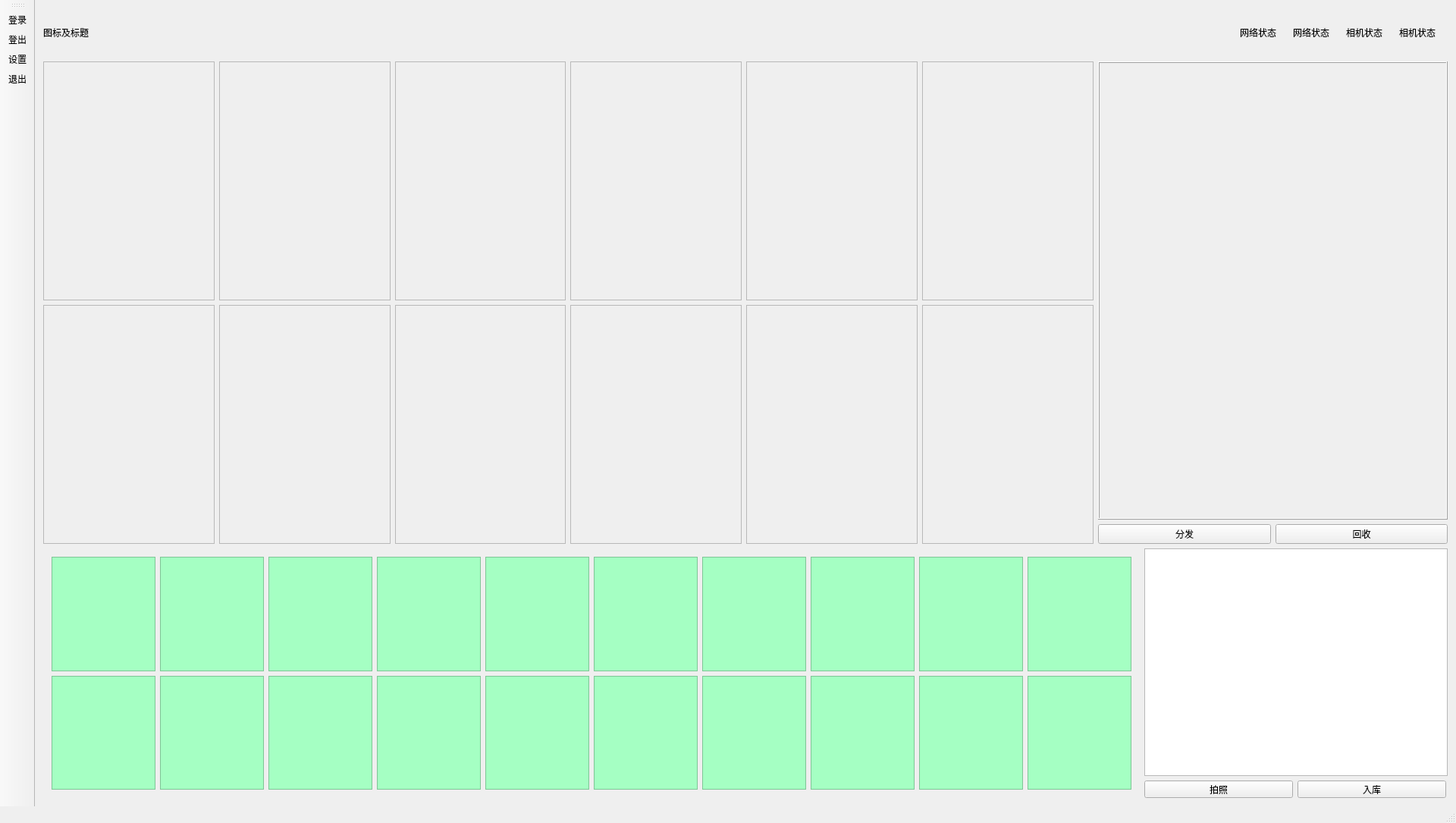
<?xml version="1.0" encoding="UTF-8"?>
<ui version="4.0">
 <class>ManagementClientClass</class>
 <widget class="QMainWindow" name="ManagementClientClass">
  <property name="geometry">
   <rect>
    <x>0</x>
    <y>0</y>
    <width>1920</width>
    <height>1085</height>
   </rect>
  </property>
  <property name="windowTitle">
   <string>ManagementClient</string>
  </property>
  <widget class="QWidget" name="centralWidget">
   <layout class="QGridLayout" name="gridLayout_6">
    <item row="0" column="0">
     <layout class="QHBoxLayout" name="horizontalLayout_5"/>
    </item>
    <item row="1" column="0">
     <layout class="QHBoxLayout" name="horizontalLayout_title">
      <item>
       <widget class="QLabel" name="label_title">
        <property name="text">
         <string>图标及标题</string>
        </property>
       </widget>
      </item>
      <item>
       <layout class="QHBoxLayout" name="horizontalLayout_2">
        <item>
         <widget class="QLabel" name="label_netStatus_2">
          <property name="minimumSize">
           <size>
            <width>64</width>
            <height>64</height>
           </size>
          </property>
          <property name="maximumSize">
           <size>
            <width>64</width>
            <height>64</height>
           </size>
          </property>
          <property name="text">
           <string>网络状态</string>
          </property>
         </widget>
        </item>
        <item>
         <widget class="QLabel" name="label_netStatus">
          <property name="minimumSize">
           <size>
            <width>64</width>
            <height>64</height>
           </size>
          </property>
          <property name="maximumSize">
           <size>
            <width>64</width>
            <height>64</height>
           </size>
          </property>
          <property name="text">
           <string>网络状态</string>
          </property>
         </widget>
        </item>
        <item>
         <widget class="QLabel" name="label_camStatus_2">
          <property name="minimumSize">
           <size>
            <width>64</width>
            <height>64</height>
           </size>
          </property>
          <property name="maximumSize">
           <size>
            <width>64</width>
            <height>64</height>
           </size>
          </property>
          <property name="text">
           <string>相机状态</string>
          </property>
         </widget>
        </item>
        <item>
         <widget class="QLabel" name="label_camStatus">
          <property name="minimumSize">
           <size>
            <width>64</width>
            <height>64</height>
           </size>
          </property>
          <property name="maximumSize">
           <size>
            <width>64</width>
            <height>64</height>
           </size>
          </property>
          <property name="text">
           <string>相机状态</string>
          </property>
         </widget>
        </item>
       </layout>
      </item>
     </layout>
    </item>
    <item row="2" column="0">
     <layout class="QHBoxLayout" name="horizontalLayout_3" stretch="3,1">
      <item>
       <layout class="QGridLayout" name="gridLayout">
        <item row="1" column="0">
         <widget class="ClientInfo" name="frame_clintInfo06">
          <property name="frameShape">
           <enum>QFrame::StyledPanel</enum>
          </property>
          <property name="frameShadow">
           <enum>QFrame::Raised</enum>
          </property>
         </widget>
        </item>
        <item row="0" column="4">
         <widget class="ClientInfo" name="frame_clintInfo04">
          <property name="frameShape">
           <enum>QFrame::StyledPanel</enum>
          </property>
          <property name="frameShadow">
           <enum>QFrame::Raised</enum>
          </property>
         </widget>
        </item>
        <item row="0" column="5">
         <widget class="ClientInfo" name="frame_clintInfo05">
          <property name="frameShape">
           <enum>QFrame::StyledPanel</enum>
          </property>
          <property name="frameShadow">
           <enum>QFrame::Raised</enum>
          </property>
         </widget>
        </item>
        <item row="1" column="5">
         <widget class="ClientInfo" name="frame_clintInfo11">
          <property name="frameShape">
           <enum>QFrame::StyledPanel</enum>
          </property>
          <property name="frameShadow">
           <enum>QFrame::Raised</enum>
          </property>
         </widget>
        </item>
        <item row="0" column="1">
         <widget class="ClientInfo" name="frame_clintInfo01">
          <property name="frameShape">
           <enum>QFrame::StyledPanel</enum>
          </property>
          <property name="frameShadow">
           <enum>QFrame::Raised</enum>
          </property>
         </widget>
        </item>
        <item row="1" column="1">
         <widget class="ClientInfo" name="frame_clintInfo07">
          <property name="frameShape">
           <enum>QFrame::StyledPanel</enum>
          </property>
          <property name="frameShadow">
           <enum>QFrame::Raised</enum>
          </property>
         </widget>
        </item>
        <item row="0" column="0">
         <widget class="ClientInfo" name="frame_clintInfo00">
          <property name="frameShape">
           <enum>QFrame::StyledPanel</enum>
          </property>
          <property name="frameShadow">
           <enum>QFrame::Raised</enum>
          </property>
         </widget>
        </item>
        <item row="0" column="3">
         <widget class="ClientInfo" name="frame_clintInfo03">
          <property name="frameShape">
           <enum>QFrame::StyledPanel</enum>
          </property>
          <property name="frameShadow">
           <enum>QFrame::Raised</enum>
          </property>
         </widget>
        </item>
        <item row="1" column="2">
         <widget class="ClientInfo" name="frame_clintInfo08">
          <property name="frameShape">
           <enum>QFrame::StyledPanel</enum>
          </property>
          <property name="frameShadow">
           <enum>QFrame::Raised</enum>
          </property>
         </widget>
        </item>
        <item row="0" column="2">
         <widget class="ClientInfo" name="frame_clintInfo02">
          <property name="frameShape">
           <enum>QFrame::StyledPanel</enum>
          </property>
          <property name="frameShadow">
           <enum>QFrame::Raised</enum>
          </property>
         </widget>
        </item>
        <item row="1" column="3">
         <widget class="ClientInfo" name="frame_clintInfo09">
          <property name="frameShape">
           <enum>QFrame::StyledPanel</enum>
          </property>
          <property name="frameShadow">
           <enum>QFrame::Raised</enum>
          </property>
         </widget>
        </item>
        <item row="1" column="4">
         <widget class="ClientInfo" name="frame_clintInfo10">
          <property name="frameShape">
           <enum>QFrame::StyledPanel</enum>
          </property>
          <property name="frameShadow">
           <enum>QFrame::Raised</enum>
          </property>
         </widget>
        </item>
       </layout>
      </item>
      <item>
       <layout class="QGridLayout" name="gridLayout_2" rowstretch="0,0">
        <item row="1" column="0">
         <layout class="QHBoxLayout" name="horizontalLayout_btn">
          <item>
           <widget class="QPushButton" name="pushButton_reciveRecords">
            <property name="minimumSize">
             <size>
              <width>0</width>
              <height>0</height>
             </size>
            </property>
            <property name="styleSheet">
             <string notr="true"/>
            </property>
            <property name="text">
             <string>分发</string>
            </property>
           </widget>
          </item>
          <item>
           <widget class="QPushButton" name="pushButton_retrieveRecords">
            <property name="minimumSize">
             <size>
              <width>0</width>
              <height>0</height>
             </size>
            </property>
            <property name="styleSheet">
             <string notr="true"/>
            </property>
            <property name="text">
             <string>回收</string>
            </property>
           </widget>
          </item>
         </layout>
        </item>
        <item row="0" column="0">
         <widget class="ClientDetial" name="frame_clientDetial">
          <property name="sizePolicy">
           <sizepolicy hsizetype="Preferred" vsizetype="Preferred">
            <horstretch>0</horstretch>
            <verstretch>0</verstretch>
           </sizepolicy>
          </property>
          <property name="minimumSize">
           <size>
            <width>0</width>
            <height>0</height>
           </size>
          </property>
          <property name="maximumSize">
           <size>
            <width>16777215</width>
            <height>16777215</height>
           </size>
          </property>
          <property name="frameShape">
           <enum>QFrame::Box</enum>
          </property>
          <property name="frameShadow">
           <enum>QFrame::Raised</enum>
          </property>
          <layout class="QGridLayout" name="gridLayout_3"/>
         </widget>
        </item>
       </layout>
      </item>
     </layout>
    </item>
    <item row="3" column="0">
     <layout class="QHBoxLayout" name="horizontalLayout">
      <item>
       <widget class="QFrame" name="gridFrame_3">
        <layout class="QGridLayout" name="gridLayout_4">
         <item row="0" column="0">
          <widget class="KunInfo" name="frame_kunInfo0">
           <property name="styleSheet">
            <string notr="true">background-color: rgb(165, 255, 195);</string>
           </property>
           <property name="frameShape">
            <enum>QFrame::StyledPanel</enum>
           </property>
           <property name="frameShadow">
            <enum>QFrame::Raised</enum>
           </property>
          </widget>
         </item>
         <item row="0" column="1">
          <widget class="KunInfo" name="frame_kunInfo1">
           <property name="styleSheet">
            <string notr="true">background-color: rgb(165, 255, 195);</string>
           </property>
           <property name="frameShape">
            <enum>QFrame::StyledPanel</enum>
           </property>
           <property name="frameShadow">
            <enum>QFrame::Raised</enum>
           </property>
          </widget>
         </item>
         <item row="0" column="2">
          <widget class="KunInfo" name="frame_kunInfo2">
           <property name="styleSheet">
            <string notr="true">background-color: rgb(165, 255, 195);</string>
           </property>
           <property name="frameShape">
            <enum>QFrame::StyledPanel</enum>
           </property>
           <property name="frameShadow">
            <enum>QFrame::Raised</enum>
           </property>
          </widget>
         </item>
         <item row="0" column="3">
          <widget class="KunInfo" name="frame_kunInfo3">
           <property name="styleSheet">
            <string notr="true">background-color: rgb(165, 255, 195);</string>
           </property>
           <property name="frameShape">
            <enum>QFrame::StyledPanel</enum>
           </property>
           <property name="frameShadow">
            <enum>QFrame::Raised</enum>
           </property>
          </widget>
         </item>
         <item row="0" column="4">
          <widget class="KunInfo" name="frame_kunInfo4">
           <property name="styleSheet">
            <string notr="true">background-color: rgb(165, 255, 195);</string>
           </property>
           <property name="frameShape">
            <enum>QFrame::StyledPanel</enum>
           </property>
           <property name="frameShadow">
            <enum>QFrame::Raised</enum>
           </property>
          </widget>
         </item>
         <item row="0" column="5">
          <widget class="KunInfo" name="frame_kunInfo5">
           <property name="styleSheet">
            <string notr="true">background-color: rgb(165, 255, 195);</string>
           </property>
           <property name="frameShape">
            <enum>QFrame::StyledPanel</enum>
           </property>
           <property name="frameShadow">
            <enum>QFrame::Raised</enum>
           </property>
          </widget>
         </item>
         <item row="0" column="6">
          <widget class="KunInfo" name="frame_kunInfo6">
           <property name="styleSheet">
            <string notr="true">background-color: rgb(165, 255, 195);</string>
           </property>
           <property name="frameShape">
            <enum>QFrame::StyledPanel</enum>
           </property>
           <property name="frameShadow">
            <enum>QFrame::Raised</enum>
           </property>
          </widget>
         </item>
         <item row="0" column="7">
          <widget class="KunInfo" name="frame_kunInfo7">
           <property name="styleSheet">
            <string notr="true">background-color: rgb(165, 255, 195);</string>
           </property>
           <property name="frameShape">
            <enum>QFrame::StyledPanel</enum>
           </property>
           <property name="frameShadow">
            <enum>QFrame::Raised</enum>
           </property>
          </widget>
         </item>
         <item row="0" column="8">
          <widget class="KunInfo" name="frame_kunInfo8">
           <property name="styleSheet">
            <string notr="true">background-color: rgb(165, 255, 195);</string>
           </property>
           <property name="frameShape">
            <enum>QFrame::StyledPanel</enum>
           </property>
           <property name="frameShadow">
            <enum>QFrame::Raised</enum>
           </property>
          </widget>
         </item>
         <item row="0" column="9">
          <widget class="KunInfo" name="frame_kunInfo9">
           <property name="maximumSize">
            <size>
             <width>16777215</width>
             <height>16777215</height>
            </size>
           </property>
           <property name="styleSheet">
            <string notr="true">background-color: rgb(165, 255, 195);</string>
           </property>
           <property name="frameShape">
            <enum>QFrame::StyledPanel</enum>
           </property>
           <property name="frameShadow">
            <enum>QFrame::Raised</enum>
           </property>
          </widget>
         </item>
         <item row="1" column="0">
          <widget class="KunInfo" name="frame_kunInfo10">
           <property name="styleSheet">
            <string notr="true">background-color: rgb(165, 255, 195);</string>
           </property>
           <property name="frameShape">
            <enum>QFrame::StyledPanel</enum>
           </property>
           <property name="frameShadow">
            <enum>QFrame::Raised</enum>
           </property>
          </widget>
         </item>
         <item row="1" column="1">
          <widget class="KunInfo" name="frame_kunInfo11">
           <property name="styleSheet">
            <string notr="true">background-color: rgb(165, 255, 195);</string>
           </property>
           <property name="frameShape">
            <enum>QFrame::StyledPanel</enum>
           </property>
           <property name="frameShadow">
            <enum>QFrame::Raised</enum>
           </property>
          </widget>
         </item>
         <item row="1" column="2">
          <widget class="KunInfo" name="frame_kunInfo12">
           <property name="styleSheet">
            <string notr="true">background-color: rgb(165, 255, 195);</string>
           </property>
           <property name="frameShape">
            <enum>QFrame::StyledPanel</enum>
           </property>
           <property name="frameShadow">
            <enum>QFrame::Raised</enum>
           </property>
          </widget>
         </item>
         <item row="1" column="3">
          <widget class="KunInfo" name="frame_kunInfo13">
           <property name="styleSheet">
            <string notr="true">background-color: rgb(165, 255, 195);</string>
           </property>
           <property name="frameShape">
            <enum>QFrame::StyledPanel</enum>
           </property>
           <property name="frameShadow">
            <enum>QFrame::Raised</enum>
           </property>
          </widget>
         </item>
         <item row="1" column="4">
          <widget class="KunInfo" name="frame_kunInfo14">
           <property name="styleSheet">
            <string notr="true">background-color: rgb(165, 255, 195);</string>
           </property>
           <property name="frameShape">
            <enum>QFrame::StyledPanel</enum>
           </property>
           <property name="frameShadow">
            <enum>QFrame::Raised</enum>
           </property>
          </widget>
         </item>
         <item row="1" column="5">
          <widget class="KunInfo" name="frame_kunInfo15">
           <property name="styleSheet">
            <string notr="true">background-color: rgb(165, 255, 195);</string>
           </property>
           <property name="frameShape">
            <enum>QFrame::StyledPanel</enum>
           </property>
           <property name="frameShadow">
            <enum>QFrame::Raised</enum>
           </property>
          </widget>
         </item>
         <item row="1" column="6">
          <widget class="KunInfo" name="frame_kunInfo16">
           <property name="styleSheet">
            <string notr="true">background-color: rgb(165, 255, 195);</string>
           </property>
           <property name="frameShape">
            <enum>QFrame::StyledPanel</enum>
           </property>
           <property name="frameShadow">
            <enum>QFrame::Raised</enum>
           </property>
          </widget>
         </item>
         <item row="1" column="7">
          <widget class="KunInfo" name="frame_kunInfo17">
           <property name="styleSheet">
            <string notr="true">background-color: rgb(165, 255, 195);</string>
           </property>
           <property name="frameShape">
            <enum>QFrame::StyledPanel</enum>
           </property>
           <property name="frameShadow">
            <enum>QFrame::Raised</enum>
           </property>
          </widget>
         </item>
         <item row="1" column="8">
          <widget class="KunInfo" name="frame_kunInfo18">
           <property name="styleSheet">
            <string notr="true">background-color: rgb(165, 255, 195);</string>
           </property>
           <property name="frameShape">
            <enum>QFrame::StyledPanel</enum>
           </property>
           <property name="frameShadow">
            <enum>QFrame::Raised</enum>
           </property>
          </widget>
         </item>
         <item row="1" column="9">
          <widget class="KunInfo" name="frame_kunInfo19">
           <property name="styleSheet">
            <string notr="true">background-color: rgb(165, 255, 195);</string>
           </property>
           <property name="frameShape">
            <enum>QFrame::StyledPanel</enum>
           </property>
           <property name="frameShadow">
            <enum>QFrame::Raised</enum>
           </property>
          </widget>
         </item>
        </layout>
       </widget>
      </item>
      <item>
       <layout class="QGridLayout" name="gridLayout_5">
        <item row="0" column="0" colspan="2">
         <widget class="QGraphicsView" name="graphicsView">
          <property name="minimumSize">
           <size>
            <width>400</width>
            <height>300</height>
           </size>
          </property>
          <property name="maximumSize">
           <size>
            <width>400</width>
            <height>300</height>
           </size>
          </property>
         </widget>
        </item>
        <item row="1" column="0">
         <widget class="QPushButton" name="pushButton_photo">
          <property name="maximumSize">
           <size>
            <width>196</width>
            <height>23</height>
           </size>
          </property>
          <property name="text">
           <string>拍照</string>
          </property>
         </widget>
        </item>
        <item row="1" column="1">
         <widget class="QPushButton" name="pushButton_databaseInsert">
          <property name="maximumSize">
           <size>
            <width>196</width>
            <height>23</height>
           </size>
          </property>
          <property name="text">
           <string>入库</string>
          </property>
         </widget>
        </item>
       </layout>
      </item>
     </layout>
    </item>
   </layout>
  </widget>
  <widget class="QMenuBar" name="menuBar">
   <property name="geometry">
    <rect>
     <x>0</x>
     <y>0</y>
     <width>1920</width>
     <height>23</height>
    </rect>
   </property>
  </widget>
  <widget class="QToolBar" name="mainToolBar">
   <property name="sizePolicy">
    <sizepolicy hsizetype="Fixed" vsizetype="Preferred">
     <horstretch>0</horstretch>
     <verstretch>0</verstretch>
    </sizepolicy>
   </property>
   <property name="layoutDirection">
    <enum>Qt::LeftToRight</enum>
   </property>
   <property name="orientation">
    <enum>Qt::Vertical</enum>
   </property>
   <property name="iconSize">
    <size>
     <width>48</width>
     <height>48</height>
    </size>
   </property>
   <attribute name="toolBarArea">
    <enum>LeftToolBarArea</enum>
   </attribute>
   <attribute name="toolBarBreak">
    <bool>false</bool>
   </attribute>
   <addaction name="action_login"/>
   <addaction name="action_logout"/>
   <addaction name="action_setting"/>
   <addaction name="action_exit"/>
  </widget>
  <widget class="QStatusBar" name="statusBar"/>
  <action name="action_login">
   <property name="checkable">
    <bool>false</bool>
   </property>
   <property name="checked">
    <bool>false</bool>
   </property>
   <property name="icon">
    <iconset resource="ManagementClient.qrc">
     <normaloff>:/ManagementClient/Resources/btn/登录h.png</normaloff>
     <disabledoff>:/ManagementClient/Resources/btn/登录d.png</disabledoff>:/ManagementClient/Resources/btn/登录h.png</iconset>
   </property>
   <property name="text">
    <string>登录</string>
   </property>
  </action>
  <action name="action_logout">
   <property name="icon">
    <iconset resource="ManagementClient.qrc">
     <normaloff>:/ManagementClient/Resources/btn/登出h.png</normaloff>
     <disabledoff>:/ManagementClient/Resources/btn/登出n.png</disabledoff>:/ManagementClient/Resources/btn/登出h.png</iconset>
   </property>
   <property name="text">
    <string>登出</string>
   </property>
  </action>
  <action name="action_exit">
   <property name="icon">
    <iconset resource="ManagementClient.qrc">
     <normaloff>:/ManagementClient/Resources/btn/登出n.png</normaloff>:/ManagementClient/Resources/btn/登出n.png</iconset>
   </property>
   <property name="text">
    <string>退出</string>
   </property>
   <property name="toolTip">
    <string>退出</string>
   </property>
  </action>
  <action name="action_setting">
   <property name="icon">
    <iconset resource="ManagementClient.qrc">
     <normaloff>:/ManagementClient/Resources/btn/在线.png</normaloff>:/ManagementClient/Resources/btn/在线.png</iconset>
   </property>
   <property name="text">
    <string>设置</string>
   </property>
   <property name="toolTip">
    <string>设置</string>
   </property>
  </action>
 </widget>
 <layoutdefault spacing="6" margin="11"/>
 <customwidgets>
  <customwidget>
   <class>ClientInfo</class>
   <extends>QFrame</extends>
   <header>clientinfo.h</header>
   <container>1</container>
  </customwidget>
  <customwidget>
   <class>KunInfo</class>
   <extends>QFrame</extends>
   <header>kuninfo.h</header>
   <container>1</container>
  </customwidget>
  <customwidget>
   <class>ClientDetial</class>
   <extends>QFrame</extends>
   <header>clientdetial.h</header>
   <container>1</container>
  </customwidget>
 </customwidgets>
 <resources>
  <include location="ManagementClient.qrc"/>
 </resources>
 <connections/>
</ui>
